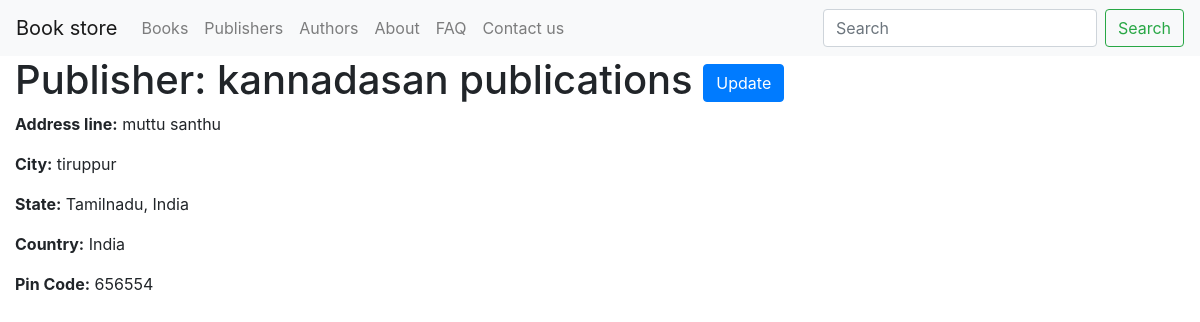
Page /publisher/detail/kannadasan-publications/ on the committed database.
### publisher/models.py (models this page shows, shortened)
class Publisher(models.Model):
	name = models.CharField(max_length = 100)
	address_line = models.CharField(max_length = 200)
	city = models.CharField(max_length = 200)
	district = models.ForeignKey(District, related_name='publisherDistrict', on_delete=models.CASCADE, null=True, blank=True)
	state = models.ForeignKey(State, related_name='publisherState', on_delete=models.CASCADE, null=True, blank=True)
	country = models.ForeignKey(Country, related_name='publisherCountry', on_delete=models.CASCADE, null=True, blank=True)
	pincode = models.CharField(max_length = 200)
	slug = AutoSlugField(unique = True, populate_from='name', db_index=True, editable = True, null=True, blank=True)
	created_by = models.TextField(null=True, blank=True) # User related
	updated_by = models.TextField(null=True, blank=True) # User related
	created_on = models.DateTimeField(auto_now_add=True)
	last_updated_on = models.DateTimeField(auto_now=True)
	objects = PublisherManager()
	class Meta:
		pass
	def get_update_url(self):
		return reverse("publisher:publisher_update", args=[str(self.slug)])

class State(models.Model):
    country = models.ForeignKey(Country, related_name='stateCountry', on_delete=models.CASCADE, null=True, blank=True)
    state = models.CharField(max_length = 100)
    slug = AutoSlugField(unique = True, populate_from='state', db_index=True, editable = True, null=True, blank=True)
    class Meta:
        pass
    def __str__(self):
        return f"{self.state}, {self.country}"

class Country(models.Model):
    name = models.CharField(max_length = 100)
    code = models.CharField(max_length = 100, null=True, blank=True)
    phone_code = models.CharField(max_length = 100, null=True, blank=True)
    currency_code = models.CharField(max_length = 100, null=True, blank=True)
    currency_symbol = models.CharField(max_length = 100, null=True, blank=True)
    slug = AutoSlugField(unique = True, populate_from='name', db_index=True, editable = True, null=True, blank=True)
    class Meta:
        verbose_name = "Country"
        verbose_name_plural = "Countries"
    def __str__(self):
        return self.name

### publisher/views.py (the view)
# urls.py: path('detail/<slug:slug>/', PublisherDetailView.as_view(), name = 'publisher_detail'),
class PublisherDetailView(DetailView):
    model = Publisher
    context_object_name = 'publisher'
    template_name = 'publisher/publisher_detail.html'

### templates/publisher/publisher_detail.html
{% extends "base.html" %}
{% block content %}
<h1>Publisher: {{ publisher.name }} <a class= "btn btn-primary" href="{{ publisher.get_update_url }}">Update</a> </h1>
<p><strong>Address line:</strong> {{ publisher.address_line }}</p>
<p><strong>City:</strong> {{ publisher.city }}</p>
<p><strong>State:</strong> {{ publisher.state }}</p>
<p><strong>Country:</strong> {{ publisher.country }}</p>
<p><strong>Pin Code:</strong> {{ publisher.pincode }}</p>
{% endblock %}

### rows in the picture
Publisher: name "kannadasan publications", address_line "muttu santhu", city "tiruppur", state "Tamilnadu, India", country "India", pincode "656554"
